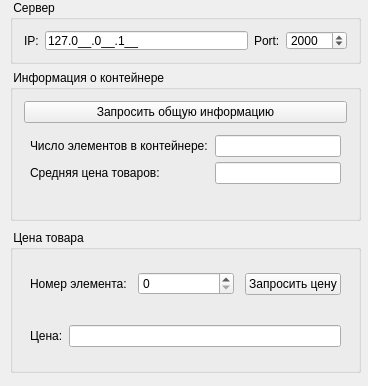
<?xml version="1.0" encoding="UTF-8"?>
<ui version="4.0">
 <class>UDPClientClass</class>
 <widget class="QMainWindow" name="UDPClientClass">
  <property name="geometry">
   <rect>
    <x>0</x>
    <y>0</y>
    <width>368</width>
    <height>386</height>
   </rect>
  </property>
  <property name="sizePolicy">
   <sizepolicy hsizetype="Fixed" vsizetype="Fixed">
    <horstretch>0</horstretch>
    <verstretch>0</verstretch>
   </sizepolicy>
  </property>
  <property name="windowTitle">
   <string>UDPClient</string>
  </property>
  <widget class="QWidget" name="centralWidget">
   <widget class="QGroupBox" name="groupBox">
    <property name="geometry">
     <rect>
      <x>10</x>
      <y>70</y>
      <width>351</width>
      <height>151</height>
     </rect>
    </property>
    <property name="title">
     <string> Информация о контейнере </string>
    </property>
    <layout class="QVBoxLayout" name="verticalLayout">
     <item>
      <widget class="QPushButton" name="pushButton">
       <property name="text">
        <string>Запросить общую информацию</string>
       </property>
      </widget>
     </item>
     <item>
      <widget class="QWidget" name="widget" native="true">
       <layout class="QFormLayout" name="formLayout">
        <property name="horizontalSpacing">
         <number>7</number>
        </property>
        <property name="verticalSpacing">
         <number>5</number>
        </property>
        <property name="margin">
         <number>6</number>
        </property>
        <item row="1" column="0">
         <widget class="QLabel" name="label">
          <property name="text">
           <string>Число элементов в контейнере:</string>
          </property>
         </widget>
        </item>
        <item row="1" column="1">
         <widget class="QLineEdit" name="leItemCount">
          <property name="readOnly">
           <bool>true</bool>
          </property>
         </widget>
        </item>
        <item row="2" column="0">
         <widget class="QLabel" name="label_2">
          <property name="text">
           <string>Средняя цена товаров:</string>
          </property>
         </widget>
        </item>
        <item row="2" column="1">
         <widget class="QLineEdit" name="leAvgPrice">
          <property name="readOnly">
           <bool>true</bool>
          </property>
         </widget>
        </item>
       </layout>
      </widget>
     </item>
    </layout>
   </widget>
   <widget class="QGroupBox" name="groupBox_2">
    <property name="geometry">
     <rect>
      <x>10</x>
      <y>230</y>
      <width>351</width>
      <height>143</height>
     </rect>
    </property>
    <property name="title">
     <string> Цена товара </string>
    </property>
    <layout class="QVBoxLayout" name="verticalLayout_2">
     <item>
      <widget class="QWidget" name="widget_2" native="true">
       <layout class="QHBoxLayout" name="horizontalLayout">
        <property name="spacing">
         <number>11</number>
        </property>
        <property name="margin">
         <number>6</number>
        </property>
        <item>
         <widget class="QLabel" name="label_3">
          <property name="text">
           <string>Номер элемента:</string>
          </property>
         </widget>
        </item>
        <item>
         <widget class="QSpinBox" name="sbItemNumber"/>
        </item>
        <item>
         <widget class="QPushButton" name="pushButton_2">
          <property name="text">
           <string>Запросить цену</string>
          </property>
         </widget>
        </item>
       </layout>
      </widget>
     </item>
     <item>
      <widget class="QWidget" name="widget_3" native="true">
       <layout class="QHBoxLayout" name="horizontalLayout_2">
        <property name="margin">
         <number>6</number>
        </property>
        <item>
         <widget class="QLabel" name="label_4">
          <property name="text">
           <string>Цена:</string>
          </property>
         </widget>
        </item>
        <item>
         <widget class="QLineEdit" name="leItemPrice">
          <property name="readOnly">
           <bool>true</bool>
          </property>
         </widget>
        </item>
       </layout>
      </widget>
     </item>
    </layout>
   </widget>
   <widget class="QGroupBox" name="groupBox_3">
    <property name="geometry">
     <rect>
      <x>10</x>
      <y>0</y>
      <width>351</width>
      <height>64</height>
     </rect>
    </property>
    <property name="title">
     <string> Сервер </string>
    </property>
    <layout class="QHBoxLayout" name="horizontalLayout_3">
     <item>
      <widget class="QLabel" name="label_5">
       <property name="text">
        <string>IP:</string>
       </property>
      </widget>
     </item>
     <item>
      <widget class="QLineEdit" name="leIP">
       <property name="inputMask">
        <string>000.000.000.000;_</string>
       </property>
       <property name="text">
        <string>127.0.0.1</string>
       </property>
      </widget>
     </item>
     <item>
      <widget class="QLabel" name="label_6">
       <property name="text">
        <string>Port:</string>
       </property>
      </widget>
     </item>
     <item>
      <widget class="QSpinBox" name="sbPort">
       <property name="minimum">
        <number>1000</number>
       </property>
       <property name="maximum">
        <number>10000</number>
       </property>
       <property name="value">
        <number>2000</number>
       </property>
      </widget>
     </item>
    </layout>
   </widget>
  </widget>
 </widget>
 <layoutdefault spacing="6" margin="11"/>
 <resources>
  <include location="udpclient.qrc"/>
 </resources>
 <connections>
  <connection>
   <sender>pushButton</sender>
   <signal>clicked()</signal>
   <receiver>UDPClientClass</receiver>
   <slot>onGetInfo()</slot>
   <hints>
    <hint type="sourcelabel">
     <x>241</x>
     <y>108</y>
    </hint>
    <hint type="destinationlabel">
     <x>511</x>
     <y>115</y>
    </hint>
   </hints>
  </connection>
  <connection>
   <sender>pushButton_2</sender>
   <signal>clicked()</signal>
   <receiver>UDPClientClass</receiver>
   <slot>onGetPrice()</slot>
   <hints>
    <hint type="sourcelabel">
     <x>304</x>
     <y>282</y>
    </hint>
    <hint type="destinationlabel">
     <x>488</x>
     <y>289</y>
    </hint>
   </hints>
  </connection>
 </connections>
 <slots>
  <slot>onGetInfo()</slot>
  <slot>onGetPrice()</slot>
 </slots>
</ui>
